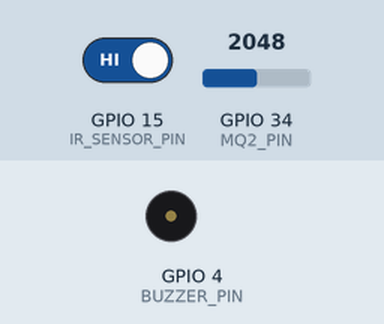
Recording of a sketch running on a simulated ESP32. On the bench: buzzer (waves = sounding, pin HIGH). Inputs (shaded band) come from the test bench; at power-on: GPIO 34 (MQ2_PIN) = 2048, GPIO 15 (IR_SENSOR_PIN) HIGH. WiFi joins after 1.5 s; servers stay silent unless stated; web services answer with replies made up by the test bench; what the sketch prints to the serial monitor is not drawn.

Above: at 3.0 s.
3.1 s: GPIO 34 (MQ2_PIN) set to 3733
4.6 s: GPIO 34 (MQ2_PIN) set to 3851
At 6.6 s:
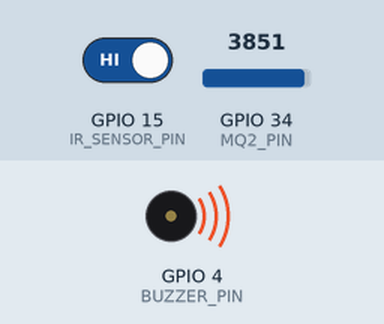
Timing chart, 0 to 8.1 s (numbered marks = the images above; inputs shaded):
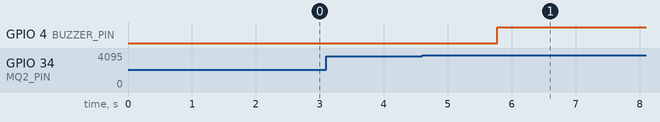

Measured:
- the behaviour switches between 3800 and 3801 on GPIO 34 (MQ2_PIN) (found by bisection; images 0 and 1)
- after the input at 3.1 s, every drawn part: stays the same
- after the input at 4.6 s, GPIO 4 (BUZZER_PIN): LOW → HIGH after 1.2 s

The sketch:

Proyecto_si_funciona-Tiburon-funcion.ino
```cpp
/*
  Sistema Antiincendios con ESP32 + MQ-02 + Sensor Infrarrojo + Buzzer + Telegram

*/

#include <WiFi.h>
#include <WiFiClientSecure.h>
#include <ArduinoJson.h>

// Internet
const char* WIFI_SSID = "nombre de la red";
const char* WIFI_PASS = "contraseña de tu red";

const String BOT_TOKEN = "tu id token de telegram";
const String CHAT_ID   = "tu chad id telegram"; // tu chat_id personal

// pines
#define MQ2_PIN        34   // Entrada analógica del sensor MQ-02
#define IR_SENSOR_PIN  15   // Sensor infrarrojo digital
#define BUZZER_PIN      4   // Buzzer activo con HIGH

// UMBRALES
#define MQ2_UMBRAL     3800  // Valor analógico aproximado de detección de humo (ajustable)

// VARIABLES
WiFiClientSecure client;
const char* host = "api.telegram.org";
long updateOffset = 0;
unsigned long lastUpdatePoll = 0;
const unsigned long UPDATE_INTERVAL = 4000; // ms entre revisiones

bool alertaActiva = false;    // Evita mensajes repetidos
bool humoDetectado = false;
bool fuegoDetectado = false;

// FUNCIONES
void sendTelegram(String message) {
  if (WiFi.status() != WL_CONNECTED) return;

  String path = "/bot" + BOT_TOKEN + "/sendMessage?chat_id=" + CHAT_ID + "&text=" + urlencode(message);

  if (!client.connect(host, 443)) {
    Serial.println("Fallo conexión con Telegram");
    return;
  }

  client.printf("GET %s HTTP/1.1\r\nHost: %s\r\nConnection: close\r\n\r\n",
                path.c_str(), host);

  while (client.connected() || client.available()) client.read();
  client.stop();
  Serial.println("Mensaje enviado a Telegram: " + message);
}

String urlencode(const String &str) {
  String encoded = "";
  char c, buf[4];
  for (unsigned int i = 0; i < str.length(); i++) {
    c = str[i];
    if (isalnum(c) || c == '-' || c == '_' || c == '.' || c == '~') encoded += c;
    else { sprintf(buf, "%%%02X", (unsigned char)c); encoded += buf; }
  }
  return encoded;
}

void handleTelegramMessages() {
  if (WiFi.status() != WL_CONNECTED) return;

  String path = "/bot" + BOT_TOKEN + "/getUpdates?timeout=0";
  if (updateOffset) path += "&offset=" + String(updateOffset);

  if (!client.connect(host, 443)) {
    Serial.println("No se pudo conectar a Telegram");
    return;
  }

  client.printf("GET %s HTTP/1.1\r\nHost: %s\r\nConnection: close\r\n\r\n",
                path.c_str(), host);

  String response = "", line;
  bool headersEnded = false;
  while (client.connected() || client.available()) {
    line = client.readStringUntil('\n');
    if (!headersEnded && line == "\r") headersEnded = true;
    else if (headersEnded) response += line;
  }
  client.stop();

  if (response.length() == 0) return;

  DynamicJsonDocument doc(15 * 1024);
  if (deserializeJson(doc, response)) return;

  JsonArray results = doc["result"].as<JsonArray>();
  for (JsonObject update : results) {
    long updateId = update["update_id"].as<long>();
    updateOffset = updateId + 1;

    if (!update.containsKey("message")) continue;

    String text = update["message"]["text"].as<String>();
    String fromChat = String(update["message"]["chat"]["id"].as<long>());

    if (fromChat != CHAT_ID) continue;

    Serial.println("Mensaje recibido desde Telegram: " + text);

    if (text.equalsIgnoreCase("/start")) {
      sendTelegram("🔥 Sistema antiincendios activado. Monitoreando humo y fuego.");
    } else if (text.equalsIgnoreCase("/estado")) {
      String estado = "📊 Estado actual:\n";
      estado += humoDetectado ? "💨 Humo: DETECTADO\n" : "💨 Humo: Normal\n";
      estado += fuegoDetectado ? "🔥 Fuego: DETECTADO\n" : "🔥 Fuego: Normal\n";
      sendTelegram(estado);
    } else {
      sendTelegram("📩 Comando no reconocido. Usa /start o /estado.");
    }
  }
}

void setup() {
  Serial.begin(115200);
  Serial.println("\nIniciando sistema antiincendios...");

  pinMode(MQ2_PIN, INPUT);
  pinMode(IR_SENSOR_PIN, INPUT);
  pinMode(BUZZER_PIN, OUTPUT);
  digitalWrite(BUZZER_PIN, LOW);

  WiFi.begin(WIFI_SSID, WIFI_PASS);
  Serial.print("Conectando a WiFi");
  while (WiFi.status() != WL_CONNECTED) {
    delay(500);
    Serial.print(".");
  }
  Serial.println("\nWiFi conectado.");
  Serial.print("IP: "); Serial.println(WiFi.localIP());

  client.setInsecure();

  sendTelegram("🤖 ESP32 conectado. Sistema de detección de humo y fuego listo.");
}

void loop() {
  unsigned long now = millis();

  // === LECTURA DE SENSORES ===
  int mq2Value = analogRead(MQ2_PIN);
  bool irValue = digitalRead(IR_SENSOR_PIN);

  humoDetectado = mq2Value > MQ2_UMBRAL;
  fuegoDetectado = irValue == LOW; // depende del módulo IR (HIGH = detecta fuego/movimiento)

  Serial.print("MQ2: "); Serial.print(mq2Value);
  Serial.print(" | IR: "); Serial.println(irValue);

  // === LÓGICA DE ALERTAS ===
  if ((humoDetectado || fuegoDetectado) && !alertaActiva) {
    alertaActiva = true;
    digitalWrite(BUZZER_PIN, HIGH);

    if (humoDetectado && fuegoDetectado) {
      sendTelegram("🚨 ALERTA CRÍTICA: Se detectó HUMO y FUEGO simultáneamente ⚠");
    } else if (humoDetectado) {
      sendTelegram("💨 ALERTA: Se detectó humo o gas con el sensor MQ-02.");
    } else if (fuegoDetectado) {
      sendTelegram("🔥 ALERTA: Sensor infrarrojo detecta fuego o movimiento.");
    }
  }
  else if (!humoDetectado && !fuegoDetectado && alertaActiva) {
    alertaActiva = false;
    digitalWrite(BUZZER_PIN, LOW);
    sendTelegram("✅ Zona segura. No se detecta humo ni fuego.");
  }

  // === RECEPCIÓN DE MENSAJES DE TELEGRAM ===
  if (now - lastUpdatePoll >= UPDATE_INTERVAL) {
    lastUpdatePoll = now;
    handleTelegramMessages();
  }

  delay(300);
}
```
